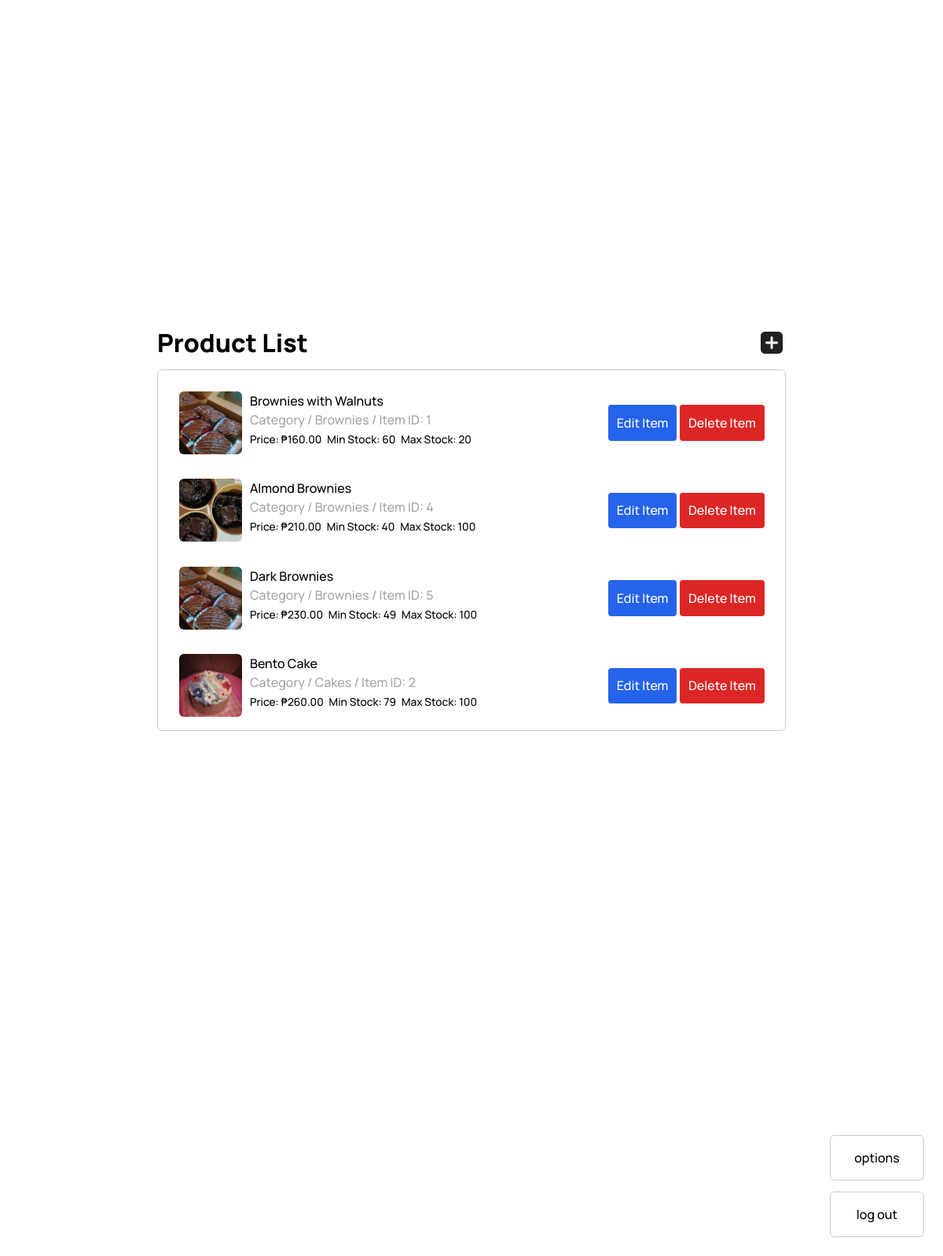
/views/adminpanel/pages/product-manage.php (signed in), run on an earlier commit of the app's database.
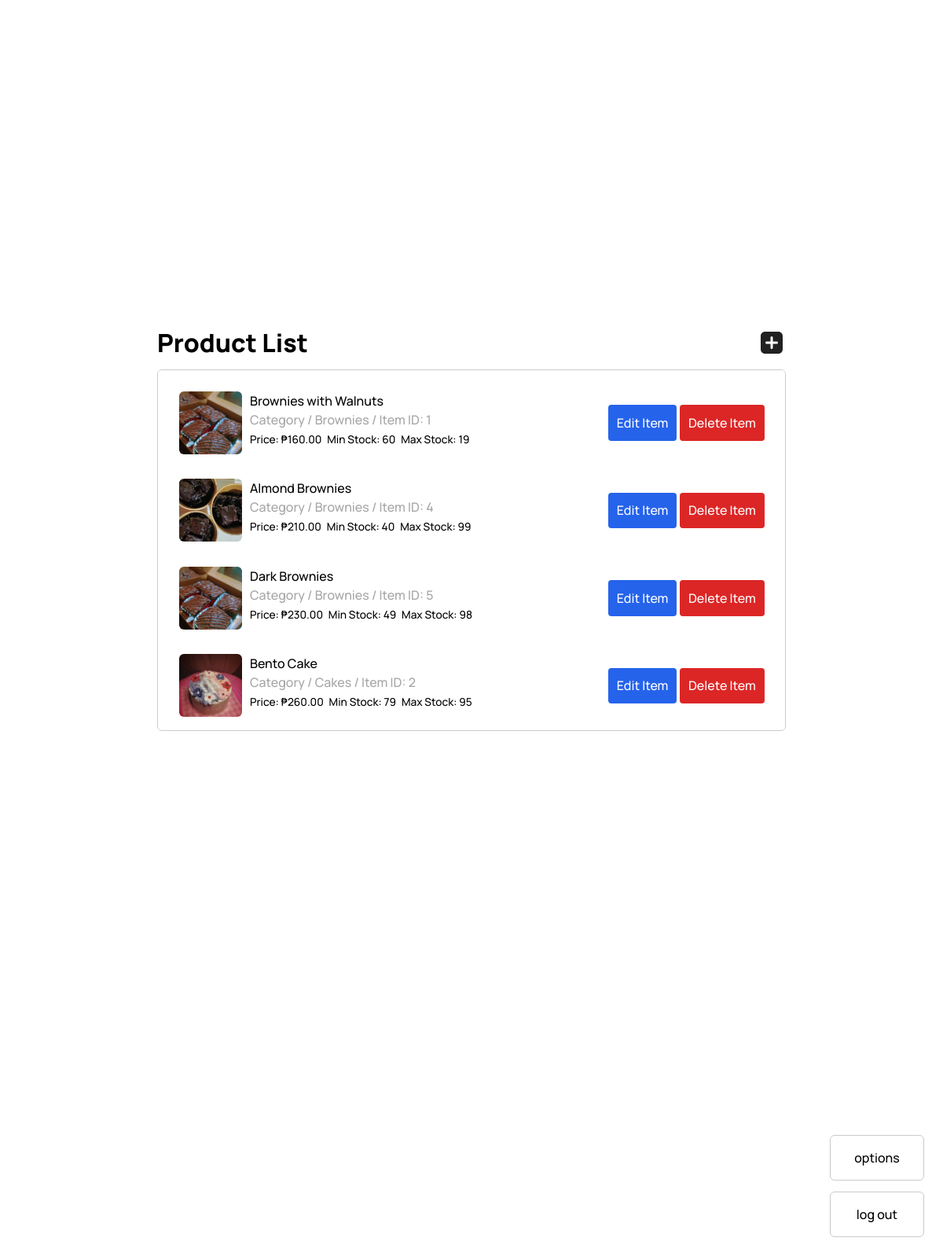
And on a later commit of the database.
### tables this page shows
CREATE TABLE `treiven_products` (
  `trv_product_id` int(11) NOT NULL,
  `trv_category_id` int(11) DEFAULT NULL,
  `trv_product_name` varchar(255) DEFAULT NULL,
  `trv_product_info` varchar(4000) DEFAULT NULL,
  `trv_product_price` decimal(10,2) DEFAULT NULL,
  `trv_product_second_price` decimal(10,2) DEFAULT NULL,
  `trv_minimum_stock` int(11) DEFAULT NULL,
  `trv_product_qty_stock` enum('Yes','No') DEFAULT NULL,
  `trv_product_image` longblob DEFAULT NULL,
  `trv_category_name` enum('Brownies','Cakes','Cookies','Specials') DEFAULT NULL,
  `trv_maximum_stock` int(11) DEFAULT NULL
);

CREATE TABLE `treiven_category` (
  `trv_category_id` int(11) NOT NULL,
  `trv_category_name` enum('Brownies','Cakes','Cookies','Specials') DEFAULT NULL,
  `trv_category_info` varchar(4000) DEFAULT NULL
);

### views/adminpanel/pages/product-manage.php (the view, shortened to what this page needs)
<?php
$mysql_hostname = "localhost";
$mysql_username = "root";
$mysql_password = "";
$mysql_database = "im101-pastry";
$conn = mysqli_connect($mysql_hostname, $mysql_username, $mysql_password, $mysql_database);
$query = "SELECT p.trv_product_id, p.trv_product_image, p.trv_product_name, c.trv_category_name, p.trv_product_price, p.trv_minimum_stock, p.trv_maximum_stock FROM treiven_products p INNER JOIN treiven_category c ON p.trv_category_id = c.trv_category_id";
$result = mysqli_query($conn, $query);
$products = [];
if ($result) {
    while ($row = mysqli_fetch_assoc($result)) {
        $products[] = $row;
    }
}
?>
<!DOCTYPE html>
<html lang="en">
<head>
    <link rel="stylesheet" href="../../../views/modules/index.css" />
</head>
<body>
    <main class="product-manage-page">
        <div class="product-manage-wrapper">
            <header class="manage-head">
                <div class="left-head">
                    <span>Product List</span>
                </div>
                <div class="right-head">
                </div>
            </header>
            <section class="product-items-wrapper">
                <?php foreach ($products as $product) : ?>
                    <div class="product-item">
                        <div class="product-left-side">
                            <div class="product-hero">
                                <img src="./uploads/<?= $product['trv_product_image'] ?>" alt="" />
                            </div>
                            <div class="product-first-detail">
                                <span><?= $product['trv_product_name'] ?></span>
                                <p style="color: #A6A6A6;">Category / <?= $product['trv_category_name'] ?> / Item ID: <?= $product['trv_product_id'] ?></p>
                                <div class="product-flex">
                                    <p>Price: ₱<?= $product['trv_product_price'] ?></p>
                                    <p>Min Stock: <?= $product['trv_minimum_stock'] ?></p>
                                    <p>Max Stock: <?= $product['trv_maximum_stock'] ?></p>
                                </div>
                            </div>
                        </div>
                        <div class="product-right-side">
                            <button class="edit-item">
                                Edit Item
                            </button>
                            <button class="delete-item" data-product-id="<?= $product['trv_product_id'] ?>">
                                Delete Item
                            </button>
                        </div>
                    </div>
                <?php endforeach; ?>
            </section>
            <div class="admin-session-wrapper">
                <a class="admin-session admin-option" href="../index.php">
                    options
                </a>
                <a class="admin-session" href="../../client/login/index.php">
                    log out
                </a>
            </div>
        </div>
    </main>
</body>
</html>

### views/modules/index.css (style rules this page uses)
* { margin: 0; }
*, *::before, *::after { box-sizing: border-box; }
html, body { isolation: isolate; height: 100%; }
body { line-height: 1.5; -webkit-font-smoothing: antialiased; font-family: "Manrope", sans-serif; font-weight: 500; }
a, button { text-decoration: none; cursor: pointer; }
img, picture, video, canvas, svg { display: block; max-width: 100%; }
input, button, textarea, select { font: inherit; }
p, h1, h2, h3, h4, h5, h6 { overflow-wrap: break-word; }

### views/modules/admin/Landing.module.css (style rules this page uses)
.admin-session-wrapper { position: absolute; bottom: 24px; right: 24px; z-index: 99; display: flex; flex-direction: column; }
.admin-session { border: 1px solid #cacaca; padding: 1em; background: white; border-radius: 6px; color: #000; overflow: hidden; user-select: none; cursor: pointer; text-align: center; width: 120px; }
.admin-option { margin-bottom: 0.857em; }

### views/modules/admin/ProductManage.module.css (style rules this page uses)
.product-manage-page { padding: 2em; }
.product-manage-wrapper { display: flex; align-items: center; justify-content: center; flex-direction: column; margin: 0 auto; max-width: 800px; height: 80vh; }
.manage-head { display: flex; justify-content: space-between; align-items: center; width: 100%; flex-direction: row; margin-bottom: 0.657em; }
.manage-head svg { width: 36px; }
.right-head { cursor: pointer; }
.product-items-wrapper { border: 1px solid #cacaca; background: white; padding: 1em; width: 100%; height: 460px; border-radius: 6px; overflow: auto; position: relative; }
.left-head { font-size: 2em; font-weight: 800; }
.product-hero { width: 80px; height: 80px; border-radius: 6px; overflow: hidden; margin-right: 0.657em; }
.product-hero img { width: 100%; height: 100%; object-fit: cover; }
.product-item { display: flex; align-items: center; justify-content: space-between; flex-direction: row; border-radius: 6px; padding: 0.657em; margin-bottom: 0.657em; user-select: none; }
.product-left-side { display: flex; align-items: flex-start; }
.product-right-side { display: flex; align-items: center; flex-direction: row; }
.edit-item, .delete-item, .view-item { border: none; appearance: none; padding: 0.667em; border-radius: 4px; color: white; }
.edit-item { background: #2563eb; margin-right: 0.257em; }
.delete-item { background: #dc2626; }
.product-flex { display: inline-flex; align-items: center; flex-direction: row; font-size: 0.857em; }
.product-flex p:nth-child(1), .product-flex p:nth-child(2) { margin-right: 0.5em; }

What changed in the data, as far as the page shows it:
changed treiven_products "Brownies with Walnuts": trv_maximum_stock "20" → "19"
changed treiven_products "Almond Brownies": trv_maximum_stock "100" → "99"
changed treiven_products "Dark Brownies": trv_maximum_stock "100" → "98"
changed treiven_products "Bento Cake": trv_maximum_stock "100" → "95"
